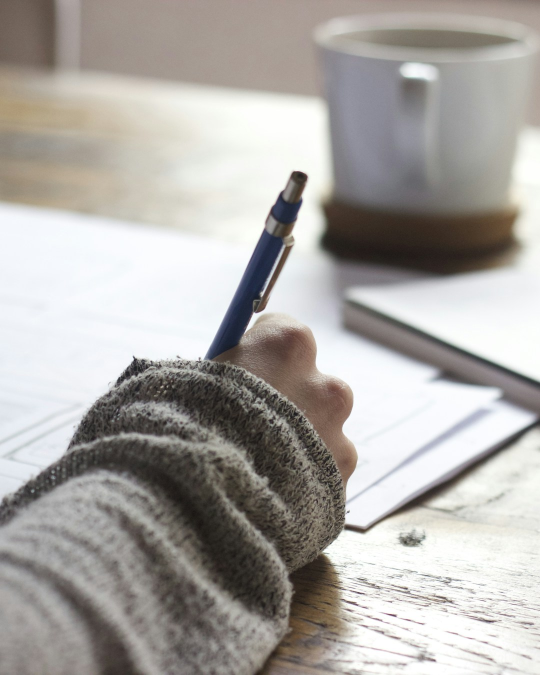
#> input picture tiktok-slideshow/photos/photo_00.jpg, 1080 x 1350 px (shown at 1/2 size)
$ python -i generate_video.py   (imports and definitions only)
#> lines starting #> are read from the running program, lines starting #| are printed output that depends on the picture
"""
TikTok Slideshow Generator — with real photos from Pexels/Unsplash
Downloads aesthetic study photos, overlays text, renders to video.
"""

from PIL import Image, ImageDraw, ImageFont, ImageFilter, ImageEnhance
import subprocess
import os
import requests
import io

OUTPUT_DIR = os.path.dirname(os.path.abspath(__file__))
PHOTOS_DIR = os.path.join(OUTPUT_DIR, "photos")
SLIDES_DIR = os.path.join(OUTPUT_DIR, "slides")
VIDEO_PATH = os.path.join(OUTPUT_DIR, "slideshow.mp4")

WIDTH = 1080
HEIGHT = 1350
DURATION_PER_SLIDE = 4

# Each slide: text + a search-friendly query to find a matching photo
SLIDES = [
    {
        "text": "i failed every exam\nuntil i tried this\nat 2am",
        "query": "study desk night lamp",
        "darken": 0.45,
    },
    {
        "text": "your brain doesn't\nlearn by reading.\nit learns by failing.",
        "query": "highlighted notes book",
        "darken": 0.5,
    },
    {
        "text": "so i closed my notes\nand did this instead 👇",
        "query": "closed notebook minimal desk",
        "darken": 0.5,
    },
    {
        "text": "wrote everything\ni remember. no peeking.\neven the wrong stuff.",
        "query": "handwriting journal pen",
        "darken": 0.45,
    },
    {
        "text": "then checked what i missed.\nTHAT'S what i\nactually studied.",
        "query": "open textbook study",
        "darken": 0.5,
    },
    {
        "text": "3 days later\ni remembered 90%\nwithout re-reading once.",
        "query": "student confident morning coffee",
        "darken": 0.45,
    },
    {
        "text": "save this.\nyour future self\nwill thank you 📚",
        "query": "aesthetic study flatlay",
        "darken": 0.5,
    },
]


# [54 lines left out: functions download_photo, get_font, not called in this run]


def process_photo(filepath, darken=0.5):
    """Load, crop to 1080x1350, darken for text readability."""
#> called with filepath = 'photos/photo_00.jpg', darken = 0.5
    img = Image.open(filepath).convert("RGB")
#> img is the input picture: PIL image 1080x1350 RGB; mean R, G, B 172.2, 168.9, 165.3

    # Crop to target aspect ratio (center crop)
    target_ratio = WIDTH / HEIGHT
    img_ratio = img.width / img.height
#> img_ratio = 0.8

    if img_ratio > target_ratio:
        # Too wide — crop sides
        new_width = int(img.height * target_ratio)
        left = (img.width - new_width) // 2
        img = img.crop((left, 0, left + new_width, img.height))
    else:
        # Too tall — crop top/bottom
        new_height = int(img.width / target_ratio)
#> new_height = 1350
        top = (img.height - new_height) // 2
#> top = 0
        img = img.crop((0, top, img.width, top + new_height))

    # Resize to exact dimensions
    img = img.resize((WIDTH, HEIGHT), Image.LANCZOS)

    # Darken for text contrast
    enhancer = ImageEnhance.Brightness(img)
    img = enhancer.enhance(darken)
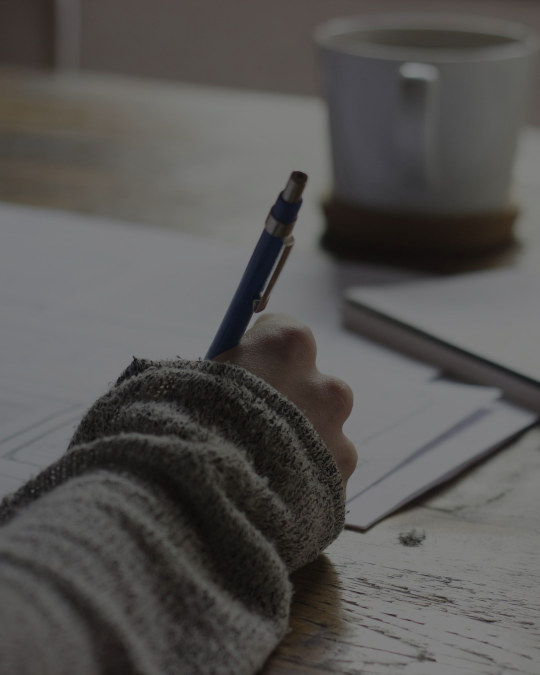
#> img: PIL image 1080x1350 RGB (shown at 1/2 size); mean R, G, B 85.8, 84.2, 82.4

    # Slight blur for depth
    img = img.filter(ImageFilter.GaussianBlur(radius=1.5))

    return img


# [157 lines left out: functions draw_text_with_outline, create_slide, create_video, main, not called in this run]


# [2 lines not run here, left out]

>>> result = process_photo('photos/photo_00.jpg')

$ run again, on tiktok-slideshow/photos/photo_04.jpg
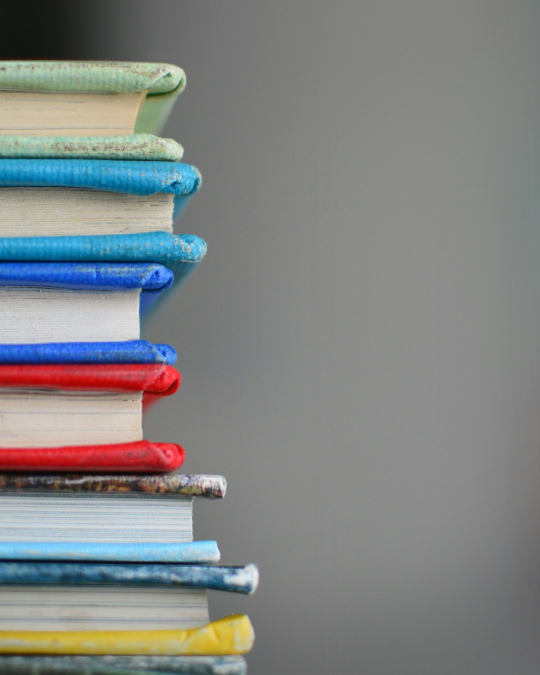
#> input picture tiktok-slideshow/photos/photo_04.jpg, 1080 x 1350 px (shown at 1/2 size)
#> in process_photo, img is the input picture: PIL image 1080x1350 RGB; mean R, G, B 129.2, 131.7, 131.2
#> in process_photo, `img = enhancer.enhance(darken)`:
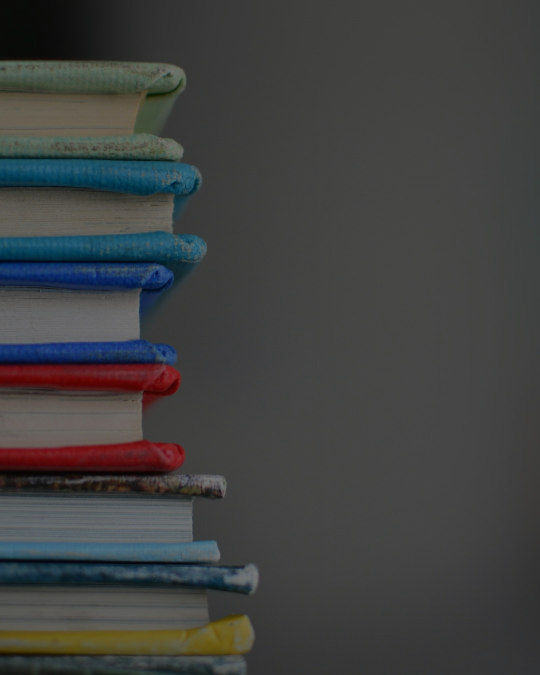
#> img: PIL image 1080x1350 RGB (shown at 1/2 size); mean R, G, B 64.3, 65.6, 65.3

$ run again, on tiktok-slideshow/photos/photo_05.jpg
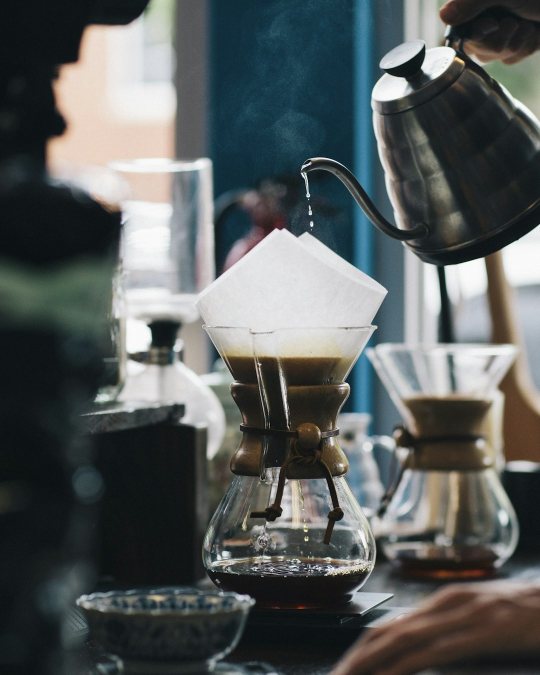
#> input picture tiktok-slideshow/photos/photo_05.jpg, 1080 x 1350 px (shown at 1/2 size)
#> in process_photo, img is the input picture: PIL image 1080x1350 RGB; mean R, G, B 87.9, 93, 92.6
#> in process_photo, `img = enhancer.enhance(darken)`:
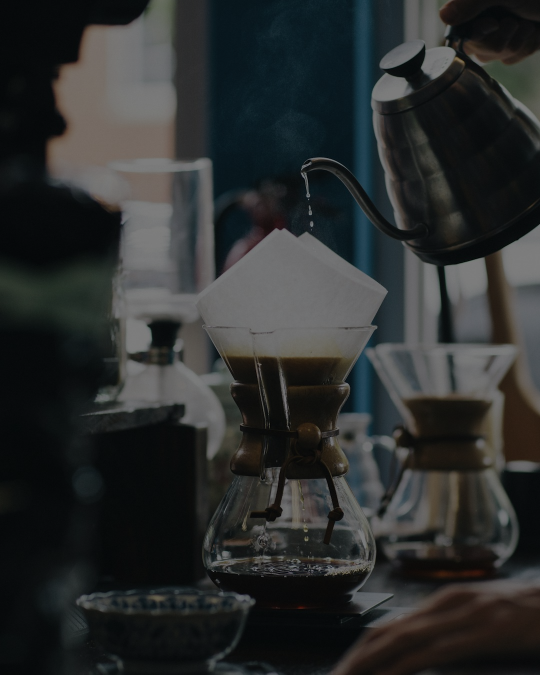
#> img: PIL image 1080x1350 RGB (shown at 1/2 size); mean R, G, B 43.7, 46.2, 46

$ run again, on tiktok-slideshow/photos/photo_06.jpg
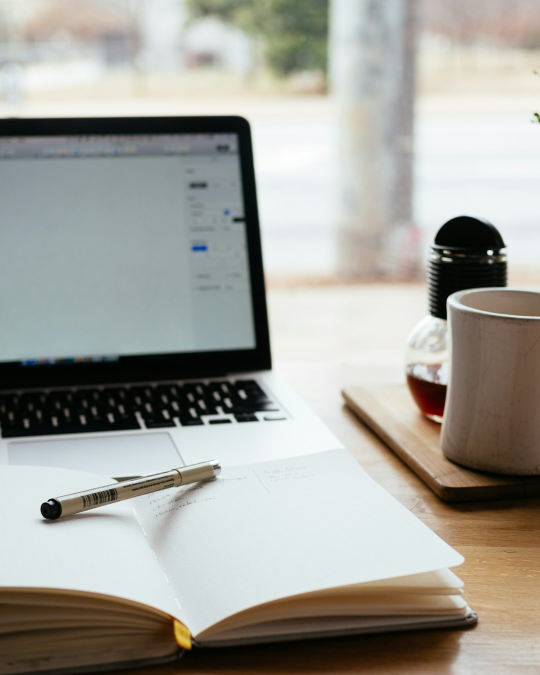
#> input picture tiktok-slideshow/photos/photo_06.jpg, 1080 x 1350 px (shown at 1/2 size)
#> in process_photo, img is the input picture: PIL image 1080x1350 RGB; mean R, G, B 162.5, 161.8, 154.8
#> in process_photo, `img = enhancer.enhance(darken)`:
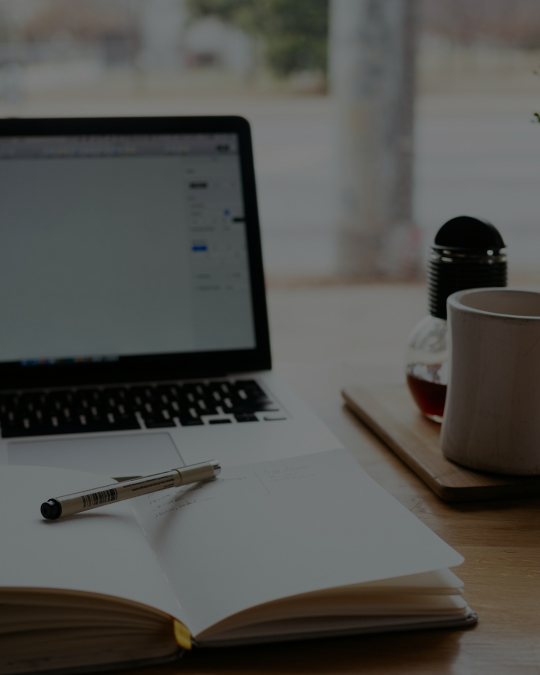
#> img: PIL image 1080x1350 RGB (shown at 1/2 size); mean R, G, B 81, 80.6, 77.1
